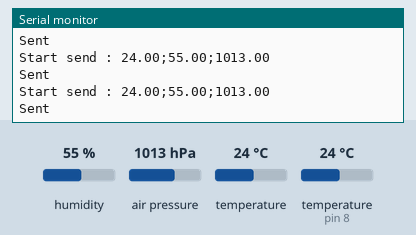
This sketch was run on a simulated Arduino Uno, built with avr-gcc and run on an emulated ATmega328P. On the bench: the last lines printed to the serial monitor. The test bench sets the inputs (shaded band); at power-on: humidity 55 %, air pressure 1013 hPa, temperature (sensor on pin 8) 24 °C, temperature 24 °C. No radio packets arrive unless stated.

Above: at 9.0 s.
9.1 s: humidity set to 22 %
At 17.1 s:
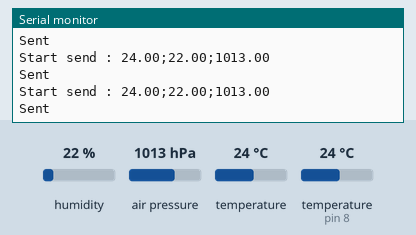
17.3 s: air pressure set to 952 hPa
At 25.4 s:
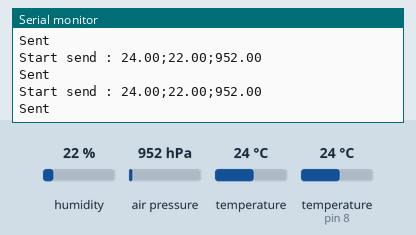
25.5 s: temperature (sensor on pin 8) set to 12 °C
At 33.6 s:
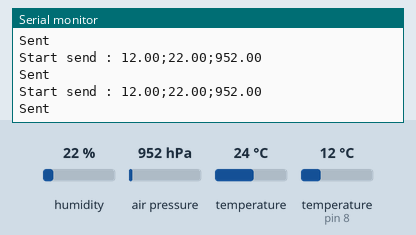
33.7 s: air pressure set to 975 hPa
At 41.8 s:
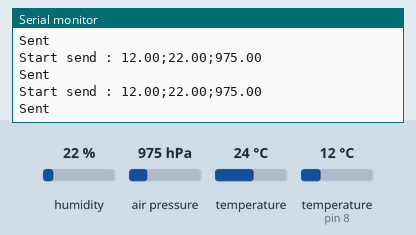
41.9 s: humidity set to 40 %
At 50.7 s:
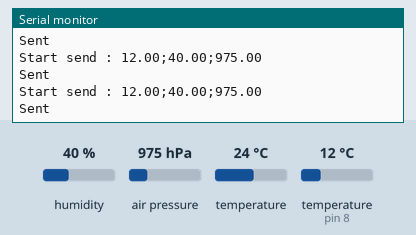
Timing chart, 0 to 51.1 s (numbered marks = the images above; inputs shaded):
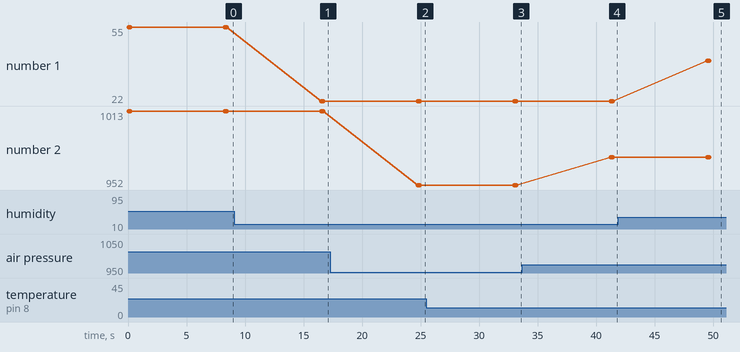

The sketch:

Outdoor.ino
```cpp
#include <SPI.h>
#include <Wire.h>
#include <SFE_BMP180.h>
#include <nRF24L01.h>
#include <RF24.h>
#include "DHT.h"

#include <LowPower.h>

//DHT22
#define DHTPIN 8 // DHT22 data pin
#define DHTTYPE DHT22  //DHT22 type
DHT dht(DHTPIN, DHTTYPE);

//BMP180
#define ALTITUDE 3.0 // Altitude of Middelburg in meters
SFE_BMP180 pressure;

//nRF24L01
RF24 radio(10, 9); // CE, CSN
const byte address[6] = "00001";

//Globale variables
char msgCharArray[32] = "";
String msgStr = "";
float _DHT_Humidity, _DHT_Temperature;
double _temperature,_pressure;

void setup() {
   Serial.begin(9600);
   SetupNRF24L01();
   SetupBMP180();
   SetupDHT22();
}

void loop() {
    ReadBMP180();
    ReadDHT22();

    msgStr = String(_DHT_Temperature) +";"+ String(_DHT_Humidity) +";"+ String(_pressure);
    msgStr.toCharArray(msgCharArray, 32);
  /// Sent the data wirelessly to the indoor unit
    for (int i = 0; i <= 3; i++) {           // Send the data 3 times
      Serial.println("Start send : "+ msgStr);

      radio.write(&msgCharArray, sizeof(msgCharArray));
      Serial.println("Sent");
      delay(50);
    }

    //   Sleep for 8 sec, 1*8 = 8s
    for (int sleepCounter = 1; sleepCounter > 0; sleepCounter--)
    {
      LowPower.powerDown(SLEEP_8S, ADC_OFF, BOD_OFF);
    }
}

void SetupNRF24L01()
{
   radio.begin();
   radio.openWritingPipe(address);
   radio.setPALevel(RF24_PA_MIN);
   radio.stopListening();
}

void SetupDHT22()
{
  dht.begin();
}

void ReadDHT22()
{
   _DHT_Humidity = dht.readHumidity(); // Gets the values of the temperature
  _DHT_Temperature = dht.readTemperature(); // Gets the values of the humidity
}

void SetupBMP180()
{
  pressure.begin();
}

void ReadBMP180()
{
    char status;
    status = pressure.startTemperature();
    if (status != 0)
    {

      delay(status);// Wait for the measurement to complete:
      status = pressure.getTemperature(_temperature);
     if (status != 0)
      {
        status = pressure.startPressure(3);
        if (status != 0)
        {
        // Wait for the measurement to complete:
          delay(status);
          pressure.getPressure(_pressure,_temperature);
        }
      }
    }
}
```

Measured:
- after the input at 9.1 s, the serial monitor: prints a new line after 7.4 s (image 1)
- after the input at 17.3 s, the serial monitor: prints a new line after 7.5 s (image 2)
- after the input at 25.5 s, the serial monitor: prints a new line after 7.5 s (image 3)
- after the input at 33.7 s, the serial monitor: prints a new line after 7.6 s (image 4)
- after the input at 41.9 s, the serial monitor: prints a new line after 7.6 s (image 5)
- plotted number 1: 55 → 22 after the input at 9.1 s, 22 → 40 after the input at 41.9 s
- plotted number 2: 1013 → 952 after the input at 17.3 s, 952 → 975 after the input at 33.7 s
